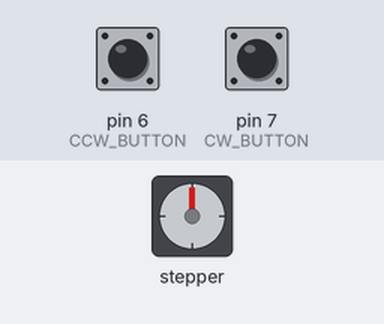
A sketch run on a simulated Arduino Uno, built with avr-gcc and run on an emulated ATmega328P. Parts: stepper motor. The test bench sets the inputs (shaded band); at power-on: pin 6 (CCW_BUTTON) HIGH, pin 7 (CW_BUTTON) HIGH. Stepper angles assume 2048 steps per turn.

Above: at 1.2 s.
1.3 s: pin 6 (CCW_BUTTON) pulled LOW for 1 s
At 3.4 s:
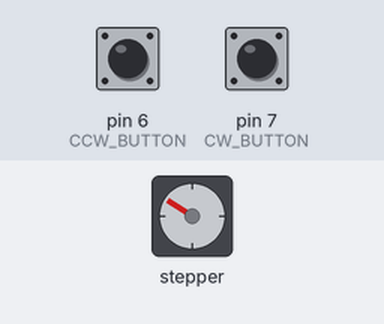
3.8 s: pin 7 (CW_BUTTON) pulled LOW for 3.2 s
At 7.8 s:
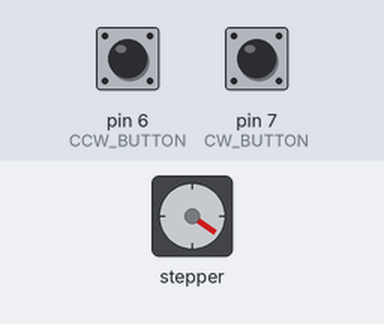
8.5 s: pin 7 (CW_BUTTON) pulled LOW for 1 s
At 10.6 s:
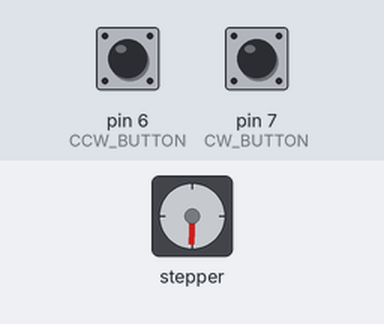
11.0 s: pin 7 (CW_BUTTON) pulled LOW for 1 s
At 12.6 s:
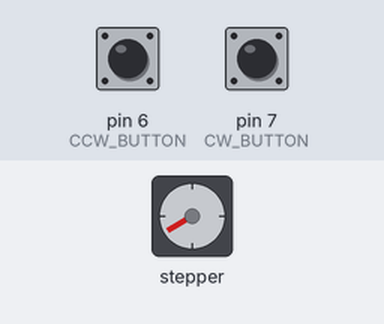
13.5 s: pin 7 (CW_BUTTON) pulled LOW for 0.15 s
At 14.6 s:
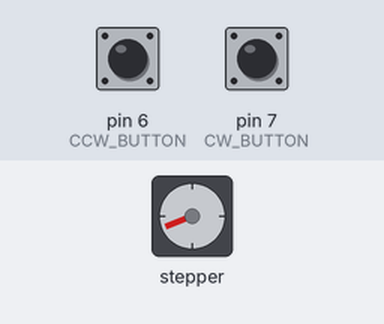
15.1 s: pin 7 (CW_BUTTON) pulled LOW for 3.2 s
At 18.9 s:
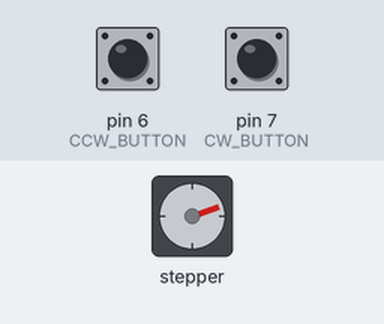
Timing chart, 0 to 20.4 s (numbered marks = the images above; inputs shaded):
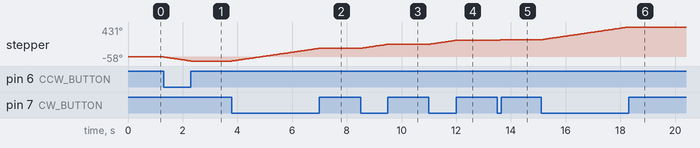

Measured:
- after the input at 1.3 s, stepper: turns 58° counter-clockwise in 1.0 s, starting at once
- after the input at 3.8 s, stepper: turns 183° clockwise in 3.2 s, starting at once
- after the input at 8.5 s, stepper: turns 57° clockwise in 0.98 s, starting at once
- after the input at 11.0 s, stepper: turns 57° clockwise in 0.98 s, starting at once
- after the input at 15.1 s, stepper: turns 183° clockwise in 3.2 s, starting at once

The sketch:

stepper_button_control.ino
```cpp
// include library for stepper motor
#include <Stepper.h>

// important note from library
// The sequence of control signals for 4 control wires is as follows:
// In other words, looping through these 4 signals will result in continuous rotation
// The Stepper object keeps track of where it is in this sequence, so all you need to do is tell it how much to turn
//
// Step C0 C1 C2 C3
// 1  1  0  1  0
// 2  0  1  1  0
// 3  0  1  0  1
// 4  1  0  0  1

/*-----( Declare Constants, Pin Numbers )-----*/
// Number of steps per revolution of INTERNAL motor in 4-step mode
#define STEPS_PER_MOTOR_REVOLUTION 32

// Steps per OUTPUT SHAFT of gear reduction
#define STEPS_PER_OUTPUT_REVOLUTION 32 * 64  //2048

#define CW_BUTTON 7
#define CCW_BUTTON 6

/*-----( Declare objects )-----*/
// create an instance of the stepper class, specifying the number of steps of the motor and the pins it's attached to

// The pin connections need to be pins 11, 10, 9, 8 connected to Motor Driver In1, In2, In3, In4

// Then the pins are entered here in the sequence 1-3-2-4 for proper sequencing
// This will setup the motor pins as outputs
Stepper small_stepper(STEPS_PER_MOTOR_REVOLUTION, 11, 9, 10, 8);

/*-----( Declare Variables )-----*/
// holds the number of steps to take
// if positive - motor moves CW
// if negative - motor moves CCW
int steps;

// holds the speed of the motor in rpm
int speed;

void setup() {
	Serial.begin(9600);

	// setup CW rotation button
	pinMode(CW_BUTTON, INPUT_PULLUP);

	// setup CCW rotation button
	pinMode(CCW_BUTTON, INPUT_PULLUP);

	// set motor speed
	small_stepper.setSpeed(640);
}

void loop() {
	// while CW button is held down, turn motor clockwise
	while (digitalRead(CW_BUTTON) == 0) {
		small_stepper.step(1);
	}

	// while CCW button is held down, turn motor counterclockwise
	while (digitalRead(CCW_BUTTON) == 0) {
		small_stepper.step(-1);
	}
}
```
